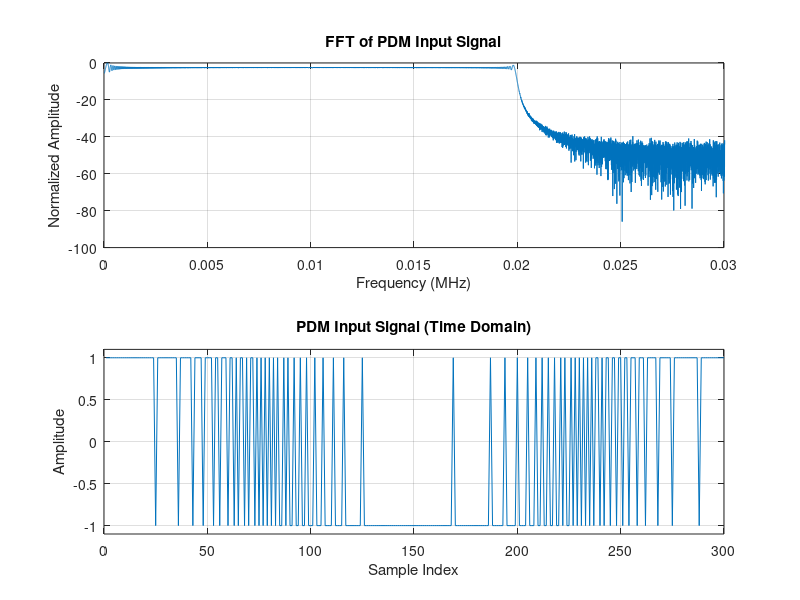

This chart was generated by the following MATLAB code: (Note: this script raises an error after producing the figure.)
clear all; clc; close all;

pdm_in = load('pdm_in.mat', "-mat").in;
Fs_pdm = 6.144e6;
N = length(pdm_in); % Number of samples

% Frequency axis
freq = (0:N-1)*(Fs_pdm/N); % Frequency axis for single-sided FFT

%% Son du signal PDM d'entrée
% Création du fichier audio
audiowrite("pdm_in.wav", pdm_in, Fs_pdm);

%% FFT of the PDM input signal
PDM_fft = abs(fft(pdm_in)); % Magnitude of the FFT
PDM_fft = PDM_fft / max(PDM_fft); % Normalization

% Convert to dB
PDM_fft_db = 20 * log10(PDM_fft); % Convert amplitude to decibels (log scale)

%% Visualisation du signal PDM d'entrée et FFT
figure(1)

% FFT plot in dB (frequency domain)
subplot(2,1,1)
plot(freq/1e6, PDM_fft_db) % Frequency in MHz
xlabel('Frequency (MHz)')
ylabel('Normalized Amplitude')
title('FFT of PDM Input Signal')
%xlim([0 Fs_pdm/2e6]) % Plot up to Nyquist frequency
xlim([0 0.03]) % Plot up to noise frequencies
grid on

% PDM signal (time domain)
subplot(2,1,2)
plot(pdm_in(1:300))
xlabel('Sample Index')
ylabel('Amplitude')
title('PDM Input Signal (Time Domain)')
axis([0 300 -1.1 1.1])
grid on

%% Filter desing
Fs_pcm = 48e3;
M = floor(Fs_pdm/Fs_pcm); % Decimation factor
 
Apass = power(10, 0.1/20); % Filter gain
Fpass = 20e3; % Cut off frequency
Fstop = Fs_pdm/(2*M); % Frequency of the attenuated band
Astop = 1.76 + 6.02*20; % Gain in the attenuated band

%% Filter Parameters
Fs_pcm = 48e3;  % Target sampling frequency
M1 = 8;         % First decimation factor
M2 = 4;         % Second decimation factor
M3 = 4;         % Third decimation factor
M4 = 2;         % Fourth decimation factor

%% Cascade Decimation
% Stage 1 - Decimate by M1
Fs1 = Fs_pdm / M1;
pdm_filtered1 = decimate_audio(pdm_in, Fs_pdm, M1); % Pass original Fs_pdm to Stage 1

% Stage 2 - Decimate by M2
Fs2 = Fs1 / M2;
pdm_filtered2 = decimate_audio(pdm_filtered1, Fs1, M2); % Pass Fs1 to Stage 2

% Stage 3 - Decimate by M3
Fs3 = Fs2 / M3;
pdm_decimated = decimate_audio(pdm_filtered2, Fs2, M3); % Pass Fs2 to Stage 3

% Stage 4 - Decimate by M4
% Fs4 = Fs3 / M4;
% pdm_decimated = decimate_audio(pdm_filtered3, Fs3, M4); % Pass Fs3 to Stage 4

%% FFT of Decimated Signal
PDM_dec_fft = abs(fft(pdm_decimated)); % FFT Magnitude
PDM_dec_fft = PDM_dec_fft / max(PDM_dec_fft); % Normalization
PDM_dec_fft_db = 20 * log10(PDM_dec_fft); % Convert to dB

N_dec = length(PDM_dec_fft); % Number of samples
freq_dec = (0:N_dec-1)*(Fs_pcm/N_dec); % Frequency axis for the decimated signal

figure(2)
subplot(2,1,1)
plot(freq_dec/1e6, PDM_dec_fft_db)
xlabel('Frequency (MHz)')
ylabel('Normalized Amplitude (dB)')
title('FFT of Decimated PCM Input Signal', ...
    "Decimation ratios: "+M1+" x "+M2+" x "+M3)
% title('FFT of Decimated PCM Input Signal', ...
%     "Decimation ratios: "+M1+" x "+M2+" x "+M3+" x "+M4)
xlim([0 0.03])
grid on

subplot(2,1,2)
plot(pdm_decimated(1:300))
xlabel('Sample Index')
ylabel('Amplitude')
title('Decimated PCM Input Signal (Time Domain)', ...
    "Decimation ratios: "+M1+" x "+M2+" x "+M3)
% title('Decimated PCM Input Signal (Time Domain)', ...
%     "Decimation ratios: "+M1+" x "+M2+" x "+M3+" x "+M4)
axis([0 300 -1.1 1.1])
grid on

%% Save the Decimated Output
audiowrite("pcm_from_pdm.wav", pdm_decimated, Fs_pcm);